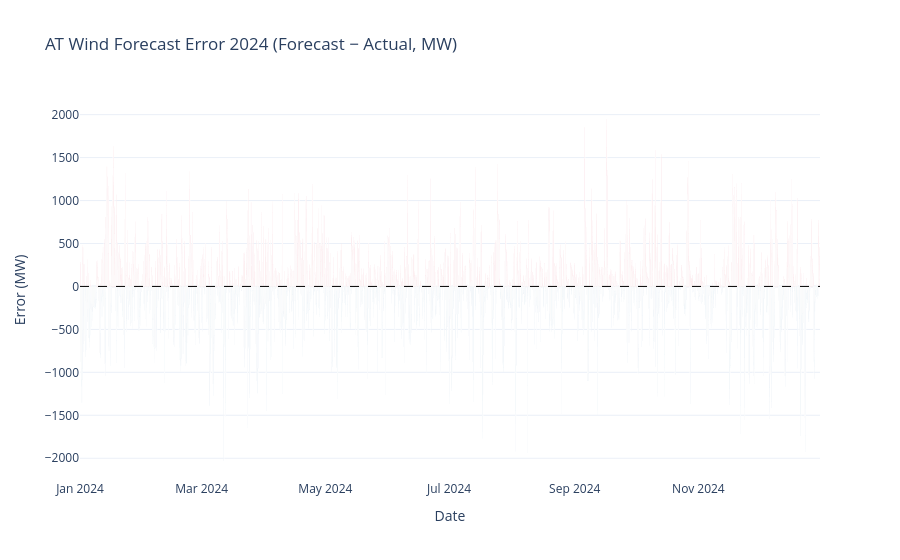

The cell this chart's notebook holds for it:
### Code cell
# --- Chart 2: Full year forecast error ---
# Color positive errors (overforecast) red, negative (underforecast) blue.
colors = ["crimson" if e > 0 else "steelblue" for e in df["error"]]

fig2 = go.Figure()
fig2.add_trace(go.Bar(
    x=df.index,
    y=df["error"],
    marker_color=colors,
    name="Forecast Error"
))
fig2.add_hline(y=0, line_dash="dash", line_color="black", line_width=1)

fig2.update_layout(
    title="AT Wind Forecast Error 2024 (Forecast − Actual, MW)",
    xaxis_title="Date",
    yaxis_title="Error (MW)",
    hovermode="x unified",
    template="plotly_white"
)
fig2.show()

### Figure 1 — Plotly figure (JSON) as saved in the notebook; plotly's stock layout.template omitted (floating-point values rounded to 4 significant figures; data arrays with more than 128 entries replaced by an {"elided": "..."} marker saying what was removed)
{"data": [{"marker": {"color": {"elided": "8760 str values"}}, "name": "Forecast Error", "type": "bar", "x": {"elided": "8760 str values"}, "y": {"elided": "8760 float values"}}], "layout": {"hovermode": "x unified", "shapes": [{"line": {"color": "black", "dash": "dash", "width": 1}, "type": "line", "x0": 0, "x1": 1, "xref": "x domain", "y0": 0, "y1": 0, "yref": "y"}], "title": {"text": "AT Wind Forecast Error 2024 (Forecast − Actual, MW)"}, "xaxis": {"title": {"text": "Date"}}, "yaxis": {"title": {"text": "Error (MW)"}}}}
